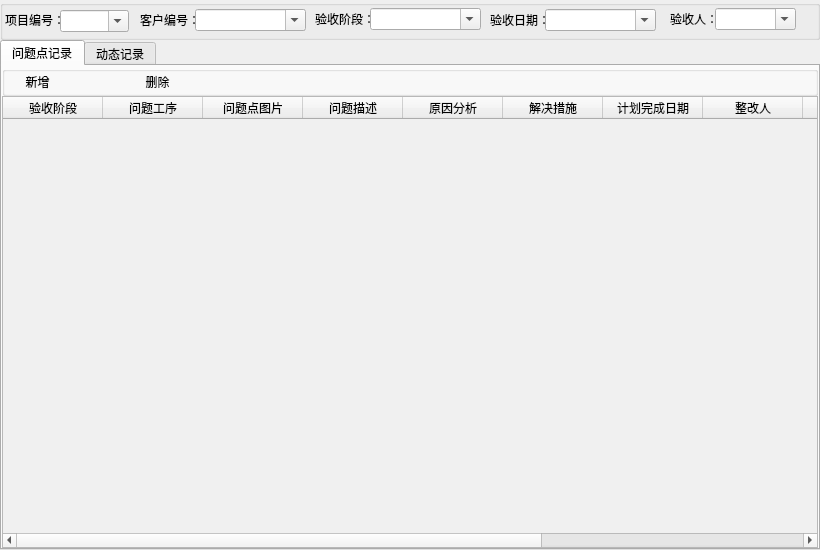
<?xml version="1.0" encoding="UTF-8"?>
<ui version="4.0">
 <class>Form</class>
 <widget class="QWidget" name="Form">
  <property name="geometry">
   <rect>
    <x>0</x>
    <y>0</y>
    <width>820</width>
    <height>550</height>
   </rect>
  </property>
  <property name="windowTitle">
   <string>Form</string>
  </property>
  <layout class="QGridLayout" name="gridLayout_2">
   <property name="leftMargin">
    <number>0</number>
   </property>
   <property name="topMargin">
    <number>0</number>
   </property>
   <property name="rightMargin">
    <number>0</number>
   </property>
   <property name="bottomMargin">
    <number>0</number>
   </property>
   <property name="spacing">
    <number>0</number>
   </property>
   <item row="0" column="0">
    <layout class="QGridLayout" name="gridLayout">
     <property name="spacing">
      <number>0</number>
     </property>
     <item row="0" column="0">
      <widget class="QGroupBox" name="groupBox">
       <property name="enabled">
        <bool>true</bool>
       </property>
       <property name="minimumSize">
        <size>
         <width>0</width>
         <height>40</height>
        </size>
       </property>
       <property name="maximumSize">
        <size>
         <width>16777215</width>
         <height>40</height>
        </size>
       </property>
       <property name="title">
        <string/>
       </property>
       <widget class="QComboBox" name="Text_XiangMuBianHao">
        <property name="geometry">
         <rect>
          <x>60</x>
          <y>10</y>
          <width>69</width>
          <height>22</height>
         </rect>
        </property>
        <property name="editable">
         <bool>true</bool>
        </property>
       </widget>
       <widget class="QLabel" name="label_21">
        <property name="geometry">
         <rect>
          <x>670</x>
          <y>9</y>
          <width>51</width>
          <height>20</height>
         </rect>
        </property>
        <property name="text">
         <string>验收人：</string>
        </property>
       </widget>
       <widget class="QComboBox" name="Text_YanShouJieDuan">
        <property name="geometry">
         <rect>
          <x>370</x>
          <y>8</y>
          <width>111</width>
          <height>22</height>
         </rect>
        </property>
        <property name="editable">
         <bool>true</bool>
        </property>
       </widget>
       <widget class="QComboBox" name="Text_YanShouRiQi">
        <property name="geometry">
         <rect>
          <x>545</x>
          <y>9</y>
          <width>111</width>
          <height>22</height>
         </rect>
        </property>
        <property name="editable">
         <bool>true</bool>
        </property>
       </widget>
       <widget class="QLabel" name="label_22">
        <property name="geometry">
         <rect>
          <x>315</x>
          <y>9</y>
          <width>61</width>
          <height>20</height>
         </rect>
        </property>
        <property name="text">
         <string>验收阶段：</string>
        </property>
       </widget>
       <widget class="QLabel" name="label_19">
        <property name="geometry">
         <rect>
          <x>140</x>
          <y>10</y>
          <width>61</width>
          <height>20</height>
         </rect>
        </property>
        <property name="text">
         <string>客户编号：</string>
        </property>
       </widget>
       <widget class="QLabel" name="label_20">
        <property name="geometry">
         <rect>
          <x>490</x>
          <y>10</y>
          <width>61</width>
          <height>20</height>
         </rect>
        </property>
        <property name="text">
         <string>验收日期：</string>
        </property>
       </widget>
       <widget class="QLabel" name="label_15">
        <property name="geometry">
         <rect>
          <x>5</x>
          <y>10</y>
          <width>55</width>
          <height>20</height>
         </rect>
        </property>
        <property name="maximumSize">
         <size>
          <width>360</width>
          <height>36</height>
         </size>
        </property>
        <property name="text">
         <string>项目编号：</string>
        </property>
       </widget>
       <widget class="QComboBox" name="Text_KeHuBianHhao">
        <property name="geometry">
         <rect>
          <x>195</x>
          <y>9</y>
          <width>111</width>
          <height>22</height>
         </rect>
        </property>
        <property name="editable">
         <bool>true</bool>
        </property>
       </widget>
       <widget class="QComboBox" name="Text_YanShouReng">
        <property name="geometry">
         <rect>
          <x>715</x>
          <y>8</y>
          <width>81</width>
          <height>22</height>
         </rect>
        </property>
        <property name="editable">
         <bool>true</bool>
        </property>
       </widget>
      </widget>
     </item>
     <item row="1" column="0">
      <widget class="QTabWidget" name="tabWidget">
       <property name="currentIndex">
        <number>0</number>
       </property>
       <widget class="QWidget" name="tab">
        <attribute name="title">
         <string>问题点记录</string>
        </attribute>
        <layout class="QGridLayout" name="gridLayout_7">
         <property name="leftMargin">
          <number>0</number>
         </property>
         <property name="topMargin">
          <number>0</number>
         </property>
         <property name="rightMargin">
          <number>0</number>
         </property>
         <property name="bottomMargin">
          <number>0</number>
         </property>
         <property name="spacing">
          <number>0</number>
         </property>
         <item row="0" column="0">
          <layout class="QGridLayout" name="gridLayout_3">
           <property name="spacing">
            <number>0</number>
           </property>
           <item row="0" column="0">
            <widget class="QGroupBox" name="groupBox_5">
             <property name="maximumSize">
              <size>
               <width>16777215</width>
               <height>30</height>
              </size>
             </property>
             <property name="title">
              <string/>
             </property>
             <widget class="QPushButton" name="action_xinzeng_wenti">
              <property name="geometry">
               <rect>
                <x>0</x>
                <y>0</y>
                <width>71</width>
                <height>31</height>
               </rect>
              </property>
              <property name="text">
               <string>新增</string>
              </property>
              <property name="icon">
               <iconset resource="../../res.qrc">
                <normaloff>:/new/prefix1/ICO/png/1081676.png</normaloff>:/new/prefix1/ICO/png/1081676.png</iconset>
              </property>
              <property name="autoDefault">
               <bool>false</bool>
              </property>
              <property name="default">
               <bool>false</bool>
              </property>
              <property name="flat">
               <bool>true</bool>
              </property>
             </widget>
             <widget class="QPushButton" name="action_shanchu_wenti">
              <property name="geometry">
               <rect>
                <x>120</x>
                <y>0</y>
                <width>71</width>
                <height>31</height>
               </rect>
              </property>
              <property name="text">
               <string>删除</string>
              </property>
              <property name="icon">
               <iconset resource="../../res.qrc">
                <normaloff>:/new/prefix1/ICO/png/1081640.png</normaloff>:/new/prefix1/ICO/png/1081640.png</iconset>
              </property>
              <property name="autoDefault">
               <bool>false</bool>
              </property>
              <property name="default">
               <bool>false</bool>
              </property>
              <property name="flat">
               <bool>true</bool>
              </property>
             </widget>
            </widget>
           </item>
           <item row="1" column="0">
            <widget class="QTableWidget" name="Text_ShuJuXianShi">
             <property name="sizePolicy">
              <sizepolicy hsizetype="Preferred" vsizetype="Preferred">
               <horstretch>0</horstretch>
               <verstretch>0</verstretch>
              </sizepolicy>
             </property>
             <property name="palette">
              <palette>
               <active>
                <colorrole role="Base">
                 <brush brushstyle="SolidPattern">
                  <color alpha="255">
                   <red>240</red>
                   <green>240</green>
                   <blue>240</blue>
                  </color>
                 </brush>
                </colorrole>
               </active>
               <inactive>
                <colorrole role="Base">
                 <brush brushstyle="SolidPattern">
                  <color alpha="255">
                   <red>240</red>
                   <green>240</green>
                   <blue>240</blue>
                  </color>
                 </brush>
                </colorrole>
               </inactive>
               <disabled>
                <colorrole role="Base">
                 <brush brushstyle="SolidPattern">
                  <color alpha="255">
                   <red>240</red>
                   <green>240</green>
                   <blue>240</blue>
                  </color>
                 </brush>
                </colorrole>
               </disabled>
              </palette>
             </property>
             <property name="autoScroll">
              <bool>true</bool>
             </property>
             <column>
              <property name="text">
               <string>验收阶段</string>
              </property>
             </column>
             <column>
              <property name="text">
               <string>问题工序</string>
              </property>
             </column>
             <column>
              <property name="text">
               <string>问题点图片</string>
              </property>
             </column>
             <column>
              <property name="text">
               <string>问题描述</string>
              </property>
             </column>
             <column>
              <property name="text">
               <string>原因分析</string>
              </property>
             </column>
             <column>
              <property name="text">
               <string>解决措施</string>
              </property>
             </column>
             <column>
              <property name="text">
               <string>计划完成日期</string>
              </property>
             </column>
             <column>
              <property name="text">
               <string>整改人</string>
              </property>
             </column>
             <column>
              <property name="text">
               <string>整改后照片</string>
              </property>
             </column>
             <column>
              <property name="text">
               <string>实际完成日期</string>
              </property>
             </column>
             <column>
              <property name="text">
               <string>确认人</string>
              </property>
             </column>
             <column>
              <property name="text">
               <string>备注</string>
              </property>
             </column>
            </widget>
           </item>
          </layout>
         </item>
        </layout>
       </widget>
       <widget class="QWidget" name="tab_2">
        <attribute name="title">
         <string>动态记录</string>
        </attribute>
        <layout class="QGridLayout" name="gridLayout_5">
         <property name="leftMargin">
          <number>0</number>
         </property>
         <property name="topMargin">
          <number>0</number>
         </property>
         <property name="rightMargin">
          <number>0</number>
         </property>
         <property name="bottomMargin">
          <number>0</number>
         </property>
         <property name="spacing">
          <number>0</number>
         </property>
         <item row="0" column="0">
          <layout class="QGridLayout" name="gridLayout_4">
           <property name="spacing">
            <number>0</number>
           </property>
           <item row="1" column="0">
            <widget class="QGroupBox" name="groupBox_2">
             <property name="maximumSize">
              <size>
               <width>200</width>
               <height>16777215</height>
              </size>
             </property>
             <property name="autoFillBackground">
              <bool>false</bool>
             </property>
             <property name="title">
              <string>铅条记录</string>
             </property>
             <property name="alignment">
              <set>Qt::AlignCenter</set>
             </property>
             <property name="flat">
              <bool>false</bool>
             </property>
             <property name="checkable">
              <bool>false</bool>
             </property>
             <layout class="QGridLayout" name="gridLayout_6">
              <property name="leftMargin">
               <number>0</number>
              </property>
              <property name="topMargin">
               <number>0</number>
              </property>
              <property name="rightMargin">
               <number>0</number>
              </property>
              <property name="bottomMargin">
               <number>0</number>
              </property>
              <property name="spacing">
               <number>0</number>
              </property>
              <item row="0" column="0">
               <widget class="QTableWidget" name="Text_QianTiaoJiLu">
                <property name="sizePolicy">
                 <sizepolicy hsizetype="Preferred" vsizetype="Preferred">
                  <horstretch>0</horstretch>
                  <verstretch>0</verstretch>
                 </sizepolicy>
                </property>
                <property name="palette">
                 <palette>
                  <active>
                   <colorrole role="Base">
                    <brush brushstyle="SolidPattern">
                     <color alpha="255">
                      <red>240</red>
                      <green>240</green>
                      <blue>240</blue>
                     </color>
                    </brush>
                   </colorrole>
                  </active>
                  <inactive>
                   <colorrole role="Base">
                    <brush brushstyle="SolidPattern">
                     <color alpha="255">
                      <red>240</red>
                      <green>240</green>
                      <blue>240</blue>
                     </color>
                    </brush>
                   </colorrole>
                  </inactive>
                  <disabled>
                   <colorrole role="Base">
                    <brush brushstyle="SolidPattern">
                     <color alpha="255">
                      <red>240</red>
                      <green>240</green>
                      <blue>240</blue>
                     </color>
                    </brush>
                   </colorrole>
                  </disabled>
                 </palette>
                </property>
                <property name="autoScroll">
                 <bool>true</bool>
                </property>
                <property name="rowCount">
                 <number>20</number>
                </property>
                <attribute name="horizontalHeaderMinimumSectionSize">
                 <number>20</number>
                </attribute>
                <attribute name="horizontalHeaderDefaultSectionSize">
                 <number>78</number>
                </attribute>
                <row>
                 <property name="text">
                  <string>1</string>
                 </property>
                </row>
                <row>
                 <property name="text">
                  <string>2</string>
                 </property>
                </row>
                <row>
                 <property name="text">
                  <string>3</string>
                 </property>
                </row>
                <row>
                 <property name="text">
                  <string>4</string>
                 </property>
                </row>
                <row>
                 <property name="text">
                  <string>5</string>
                 </property>
                </row>
                <row>
                 <property name="text">
                  <string>6</string>
                 </property>
                </row>
                <row>
                 <property name="text">
                  <string>7</string>
                 </property>
                </row>
                <row>
                 <property name="text">
                  <string>8</string>
                 </property>
                </row>
                <row>
                 <property name="text">
                  <string>9</string>
                 </property>
                </row>
                <row>
                 <property name="text">
                  <string>10</string>
                 </property>
                </row>
                <row/>
                <row/>
                <row/>
                <row/>
                <row/>
                <row/>
                <row/>
                <row/>
                <row/>
                <row/>
                <column>
                 <property name="text">
                  <string>前（F）</string>
                 </property>
                </column>
                <column>
                 <property name="text">
                  <string>后（B）</string>
                 </property>
                </column>
               </widget>
              </item>
             </layout>
            </widget>
           </item>
           <item row="0" column="0" colspan="2">
            <widget class="QGroupBox" name="groupBox_4">
             <property name="maximumSize">
              <size>
               <width>16777215</width>
               <height>40</height>
              </size>
             </property>
             <property name="title">
              <string/>
             </property>
             <widget class="QLineEdit" name="Text_KeHuDunWei">
              <property name="geometry">
               <rect>
                <x>390</x>
                <y>10</y>
                <width>81</width>
                <height>21</height>
               </rect>
              </property>
              <property name="layoutDirection">
               <enum>Qt::LeftToRight</enum>
              </property>
              <property name="autoFillBackground">
               <bool>false</bool>
              </property>
              <property name="inputMask">
               <string/>
              </property>
              <property name="text">
               <string/>
              </property>
              <property name="maxLength">
               <number>11</number>
              </property>
              <property name="alignment">
               <set>Qt::AlignLeading|Qt::AlignLeft|Qt::AlignVCenter</set>
              </property>
             </widget>
             <widget class="QLineEdit" name="Text_SheJiDuanWei">
              <property name="geometry">
               <rect>
                <x>550</x>
                <y>10</y>
                <width>81</width>
                <height>21</height>
               </rect>
              </property>
              <property name="layoutDirection">
               <enum>Qt::LeftToRight</enum>
              </property>
              <property name="autoFillBackground">
               <bool>false</bool>
              </property>
              <property name="inputMask">
               <string/>
              </property>
              <property name="text">
               <string/>
              </property>
              <property name="maxLength">
               <number>11</number>
              </property>
              <property name="alignment">
               <set>Qt::AlignLeading|Qt::AlignLeft|Qt::AlignVCenter</set>
              </property>
             </widget>
             <widget class="QLabel" name="label_13">
              <property name="geometry">
               <rect>
                <x>650</x>
                <y>10</y>
                <width>71</width>
                <height>21</height>
               </rect>
              </property>
              <property name="font">
               <font>
                <family>宋体</family>
                <pointsize>12</pointsize>
               </font>
              </property>
              <property name="text">
               <string>实际吨位:</string>
              </property>
             </widget>
             <widget class="QLineEdit" name="Text_ShiJiDuanWei">
              <property name="geometry">
               <rect>
                <x>720</x>
                <y>10</y>
                <width>81</width>
                <height>21</height>
               </rect>
              </property>
              <property name="layoutDirection">
               <enum>Qt::LeftToRight</enum>
              </property>
              <property name="autoFillBackground">
               <bool>false</bool>
              </property>
              <property name="inputMask">
               <string/>
              </property>
              <property name="text">
               <string/>
              </property>
              <property name="maxLength">
               <number>11</number>
              </property>
              <property name="alignment">
               <set>Qt::AlignLeading|Qt::AlignLeft|Qt::AlignVCenter</set>
              </property>
             </widget>
             <widget class="QLineEdit" name="Text_BiMoGaoDu">
              <property name="geometry">
               <rect>
                <x>70</x>
                <y>10</y>
                <width>71</width>
                <height>21</height>
               </rect>
              </property>
              <property name="layoutDirection">
               <enum>Qt::LeftToRight</enum>
              </property>
              <property name="autoFillBackground">
               <bool>false</bool>
              </property>
              <property name="inputMask">
               <string/>
              </property>
              <property name="text">
               <string/>
              </property>
              <property name="maxLength">
               <number>11</number>
              </property>
              <property name="alignment">
               <set>Qt::AlignLeading|Qt::AlignLeft|Qt::AlignVCenter</set>
              </property>
             </widget>
             <widget class="QLabel" name="label_9">
              <property name="geometry">
               <rect>
                <x>0</x>
                <y>10</y>
                <width>71</width>
                <height>21</height>
               </rect>
              </property>
              <property name="font">
               <font>
                <family>宋体</family>
                <pointsize>12</pointsize>
               </font>
              </property>
              <property name="text">
               <string>闭模高度:</string>
              </property>
             </widget>
             <widget class="QLineEdit" name="Text_SongLiaoGaoDu">
              <property name="geometry">
               <rect>
                <x>220</x>
                <y>10</y>
                <width>81</width>
                <height>21</height>
               </rect>
              </property>
              <property name="layoutDirection">
               <enum>Qt::LeftToRight</enum>
              </property>
              <property name="autoFillBackground">
               <bool>false</bool>
              </property>
              <property name="inputMask">
               <string/>
              </property>
              <property name="text">
               <string/>
              </property>
              <property name="maxLength">
               <number>11</number>
              </property>
              <property name="alignment">
               <set>Qt::AlignLeading|Qt::AlignLeft|Qt::AlignVCenter</set>
              </property>
             </widget>
             <widget class="QLabel" name="label_11">
              <property name="geometry">
               <rect>
                <x>320</x>
                <y>10</y>
                <width>71</width>
                <height>21</height>
               </rect>
              </property>
              <property name="font">
               <font>
                <family>宋体</family>
                <pointsize>12</pointsize>
               </font>
              </property>
              <property name="text">
               <string>客户吨位:</string>
              </property>
             </widget>
             <widget class="QLabel" name="label_10">
              <property name="geometry">
               <rect>
                <x>150</x>
                <y>10</y>
                <width>71</width>
                <height>21</height>
               </rect>
              </property>
              <property name="font">
               <font>
                <family>宋体</family>
                <pointsize>12</pointsize>
               </font>
              </property>
              <property name="text">
               <string>送料高度:</string>
              </property>
             </widget>
             <widget class="QLabel" name="label_12">
              <property name="geometry">
               <rect>
                <x>480</x>
                <y>10</y>
                <width>71</width>
                <height>21</height>
               </rect>
              </property>
              <property name="font">
               <font>
                <family>宋体</family>
                <pointsize>12</pointsize>
               </font>
              </property>
              <property name="text">
               <string>设计吨位:</string>
              </property>
             </widget>
            </widget>
           </item>
           <item row="1" column="1">
            <widget class="QGroupBox" name="groupBox_3">
             <property name="title">
              <string/>
             </property>
             <property name="alignment">
              <set>Qt::AlignCenter</set>
             </property>
             <property name="checkable">
              <bool>false</bool>
             </property>
             <layout class="QGridLayout" name="gridLayout_9">
              <property name="leftMargin">
               <number>0</number>
              </property>
              <property name="topMargin">
               <number>0</number>
              </property>
              <property name="rightMargin">
               <number>0</number>
              </property>
              <property name="bottomMargin">
               <number>0</number>
              </property>
              <property name="spacing">
               <number>0</number>
              </property>
              <item row="0" column="0">
               <layout class="QGridLayout" name="gridLayout_8">
                <property name="spacing">
                 <number>0</number>
                </property>
                <item row="0" column="0">
                 <widget class="QGroupBox" name="groupBox_6">
                  <property name="maximumSize">
                   <size>
                    <width>16777215</width>
                    <height>30</height>
                   </size>
                  </property>
                  <property name="title">
                   <string/>
                  </property>
                  <widget class="QPushButton" name="action_xinzeng_jilu">
                   <property name="geometry">
                    <rect>
                     <x>200</x>
                     <y>0</y>
                     <width>71</width>
                     <height>31</height>
                    </rect>
                   </property>
                   <property name="text">
                    <string>新增</string>
                   </property>
                   <property name="icon">
                    <iconset resource="../../res.qrc">
                     <normaloff>:/new/prefix1/ICO/png/1081676.png</normaloff>:/new/prefix1/ICO/png/1081676.png</iconset>
                   </property>
                   <property name="autoDefault">
                    <bool>false</bool>
                   </property>
                   <property name="default">
                    <bool>false</bool>
                   </property>
                   <property name="flat">
                    <bool>true</bool>
                   </property>
                  </widget>
                  <widget class="QPushButton" name="action_shanchu_jilu">
                   <property name="geometry">
                    <rect>
                     <x>330</x>
                     <y>0</y>
                     <width>71</width>
                     <height>31</height>
                    </rect>
                   </property>
                   <property name="text">
                    <string>删除</string>
                   </property>
                   <property name="icon">
                    <iconset resource="../../res.qrc">
                     <normaloff>:/new/prefix1/ICO/png/1081640.png</normaloff>:/new/prefix1/ICO/png/1081640.png</iconset>
                   </property>
                   <property name="autoDefault">
                    <bool>false</bool>
                   </property>
                   <property name="default">
                    <bool>false</bool>
                   </property>
                   <property name="flat">
                    <bool>true</bool>
                   </property>
                  </widget>
                  <widget class="QLabel" name="label">
                   <property name="geometry">
                    <rect>
                     <x>10</x>
                     <y>5</y>
                     <width>161</width>
                     <height>21</height>
                    </rect>
                   </property>
                   <property name="font">
                    <font>
                     <family>Agency FB</family>
                     <pointsize>12</pointsize>
                     <weight>75</weight>
                     <bold>true</bold>
                    </font>
                   </property>
                   <property name="text">
                    <string>工序蓝单等图片记录：</string>
                   </property>
                   <property name="textFormat">
                    <enum>Qt::AutoText</enum>
                   </property>
                  </widget>
                 </widget>
                </item>
                <item row="1" column="0">
                 <widget class="QGroupBox" name="groupBox_7">
                  <property name="title">
                   <string/>
                  </property>
                 </widget>
                </item>
               </layout>
              </item>
             </layout>
            </widget>
           </item>
          </layout>
         </item>
        </layout>
       </widget>
      </widget>
     </item>
    </layout>
   </item>
  </layout>
  <action name="action_shanchu">
   <property name="icon">
    <iconset resource="../../res.qrc">
     <normaloff>:/new/prefix1/ICO/png/1081640.png</normaloff>:/new/prefix1/ICO/png/1081640.png</iconset>
   </property>
   <property name="text">
    <string>删除</string>
   </property>
   <property name="toolTip">
    <string>删除</string>
   </property>
  </action>
 </widget>
 <resources>
  <include location="../../res.qrc"/>
 </resources>
 <connections/>
</ui>
